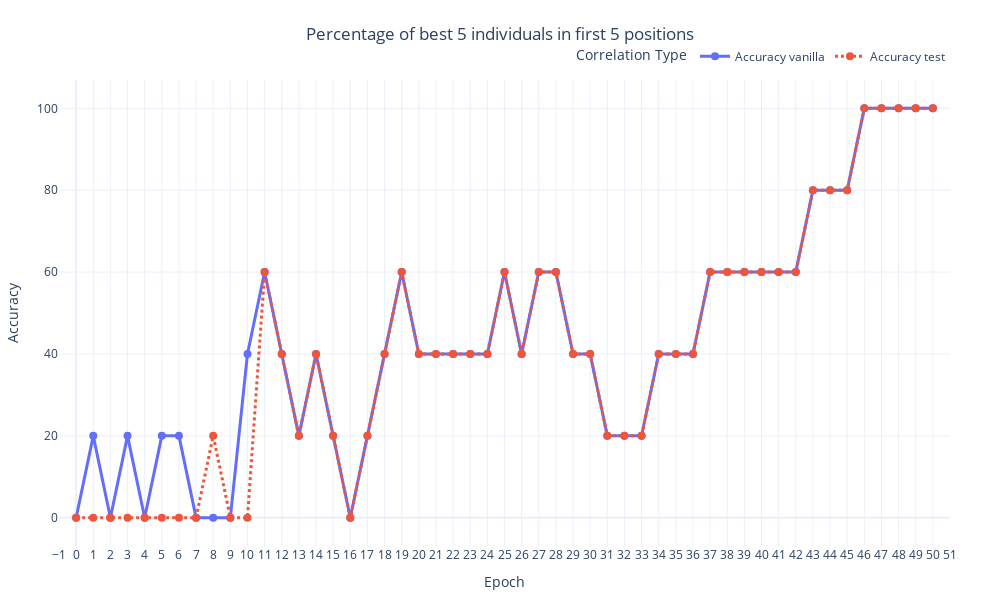

This figure's notebook cell:
### Code cell
# Melt dataframe for Plotly
df_melted = df_accs.melt(id_vars='Epoch', value_vars=['Accuracy vanilla', "Accuracy test"], 
                    var_name='Type', value_name='Value')

# Create the plot
fig = px.line(df_melted, x='Epoch', y='Value', color='Type', 
              title='Vanilla and KD Ranking Correlation for the First 20 Epochs with 120 Models',
              labels={"Value": "Accuracy"},
              line_dash="Type",  # Different line styles for different types
              markers=True,  # Add markers to the lines
              template="plotly_white",  # A clean, professional template
              width=1000, height=600)

# Update trace settings
fig.update_traces(line=dict(width=3), marker=dict(size=8))

# Update layout settings
fig.update_layout(
    title={'text': 'Percentage of best 5 individuals in first 5 positions', 'x':0.5, 'xanchor': 'center'},
    #yaxis=dict(range=[0.0, df_melted['Value'].max()+0.05], showgrid=True),
    xaxis=dict(tickmode='linear', dtick=1, showgrid=True, range=[-1, 51]),
    legend=dict(title='Correlation Type', orientation="h", yanchor="bottom", y=1.02, xanchor="right", x=1),
    margin=dict(l=50, r=50, t=80, b=50)
)

# Display the plot
fig.show()

### Figure 1 — Plotly figure (JSON) as saved in the notebook; plotly's stock layout.template omitted (floating-point values rounded to 4 significant figures)
{"data": [{"hovertemplate": "Type=Accuracy vanilla<br>Epoch=%{x}<br>Accuracy=%{y}<extra></extra>", "legendgroup": "Accuracy vanilla", "line": {"color": "#636efa", "dash": "solid", "width": 3}, "marker": {"size": 8, "symbol": "circle"}, "mode": "lines+markers", "name": "Accuracy vanilla", "orientation": "v", "showlegend": true, "type": "scatter", "x": [0, 1, 2, 3, 4, 5, 6, 7, 8, 9, 10, 11, 12, 13, 14, 15, 16, 17, 18, 19, 20, 21, 22, 23, 24, 25, 26, 27, 28, 29, 30, 31, 32, 33, 34, 35, 36, 37, 38, 39, 40, 41, 42, 43, 44, 45, 46, 47, 48, 49, 50], "xaxis": "x", "y": [0, 20, 0, 20, 0, 20, 20, 0, 0, 0, 40, 60, 40, 20, 40, 20, 0, 20, 40, 60, 40, 40, 40, 40, 40, 60, 40, 60, 60, 40, 40, 20, 20, 20, 40, 40, 40, 60, 60, 60, 60, 60, 60, 80, 80, 80, 100, 100, 100, 100, 100], "yaxis": "y"}, {"hovertemplate": "Type=Accuracy test<br>Epoch=%{x}<br>Accuracy=%{y}<extra></extra>", "legendgroup": "Accuracy test", "line": {"color": "#EF553B", "dash": "dot", "width": 3}, "marker": {"size": 8, "symbol": "circle"}, "mode": "lines+markers", "name": "Accuracy test", "orientation": "v", "showlegend": true, "type": "scatter", "x": [0, 1, 2, 3, 4, 5, 6, 7, 8, 9, 10, 11, 12, 13, 14, 15, 16, 17, 18, 19, 20, 21, 22, 23, 24, 25, 26, 27, 28, 29, 30, 31, 32, 33, 34, 35, 36, 37, 38, 39, 40, 41, 42, 43, 44, 45, 46, 47, 48, 49, 50], "xaxis": "x", "y": [0, 0, 0, 0, 0, 0, 0, 0, 20, 0, 0, 60, 40, 20, 40, 20, 0, 20, 40, 60, 40, 40, 40, 40, 40, 60, 40, 60, 60, 40, 40, 20, 20, 20, 40, 40, 40, 60, 60, 60, 60, 60, 60, 80, 80, 80, 100, 100, 100, 100, 100], "yaxis": "y"}], "layout": {"height": 600, "legend": {"orientation": "h", "title": {"text": "Correlation Type"}, "tracegroupgap": 0, "x": 1, "xanchor": "right", "y": 1.02, "yanchor": "bottom"}, "margin": {"b": 50, "l": 50, "r": 50, "t": 80}, "title": {"text": "Percentage of best 5 individuals in first 5 positions", "x": 0.5, "xanchor": "center"}, "width": 1000, "xaxis": {"anchor": "y", "domain": [0, 1], "dtick": 1, "range": [-1, 51], "showgrid": true, "tickmode": "linear", "title": {"text": "Epoch"}, "type": "linear"}, "yaxis": {"anchor": "x", "autorange": true, "domain": [0, 1], "range": [-6.934, 106.9], "title": {"text": "Accuracy"}, "type": "linear"}}}
